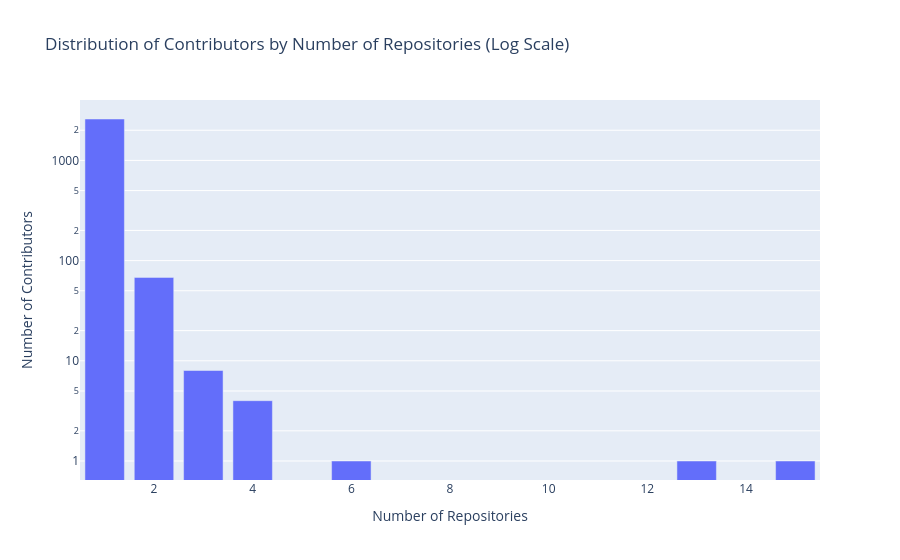
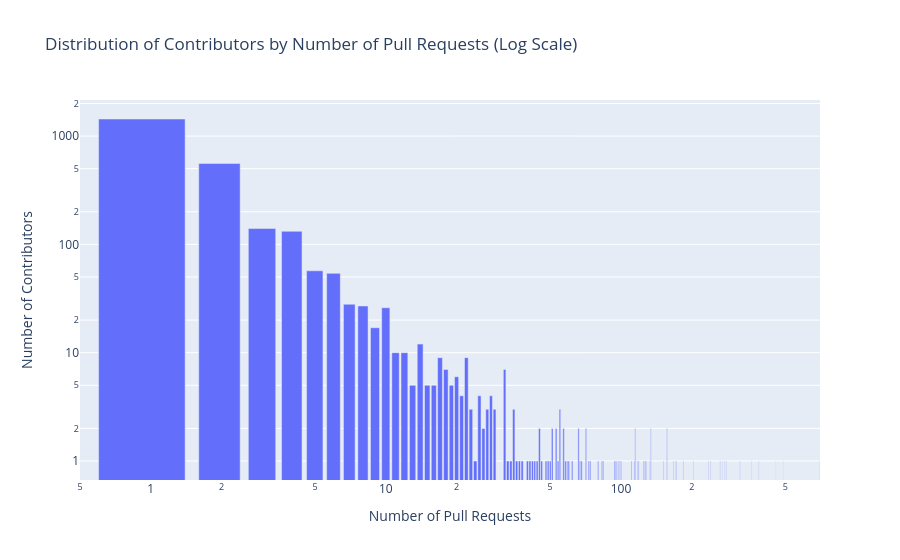

Source (notebook cell) for these figures, in order:
### Code cell
import pandas as pd

# Load the JSON file
commits_file = f"{path_data}/pull_requests.json"
df = pd.read_json(commits_file, lines=True)

# Group by contributor_id to find the number of unique repositories and total pull requests
contrib_repos = df.groupby('contributor_id')['repository'].nunique().reset_index(name='num_repositories')
contrib_commits = df.groupby('contributor_id')['repository'].count().reset_index(name='num_pull_requests')

# Merge the two DataFrames to get a summary for each contributor
contrib_summary = pd.merge(contrib_repos, contrib_commits, on='contributor_id')

import plotly.express as px

# Aggregate the data by the number of repositories and number of pull requests
repos_distribution = contrib_summary['num_repositories'].value_counts().reset_index()
repos_distribution.columns = ['num_repositories', 'count']

commits_distribution = contrib_summary['num_pull_requests'].value_counts().reset_index()
commits_distribution.columns = ['num_pull_requests', 'count']

# Create a bar chart for the number of repositories with log scale
fig_repos = px.bar(repos_distribution, x='num_repositories', y='count', 
                   title='Distribution of Contributors by Number of Repositories (Log Scale)',
                   labels={'num_repositories': 'Number of Repositories', 'count': 'Number of Contributors'},
                   log_y=True)

# Create a bar chart for the number of pull requests with log scale
fig_commits = px.bar(commits_distribution, x='num_pull_requests', y='count', 
                     title='Distribution of Contributors by Number of Pull Requests (Log Scale)',
                     labels={'num_pull_requests': 'Number of Pull Requests', 'count': 'Number of Contributors'},
                     log_x=True, log_y=True)

fig_repos.show()
fig_commits.show()

import ineqpy

# Calculate the Gini coefficient for the number of repositories
gini_repos = ineqpy.inequality.gini(repos_distribution['count'].values)
print(f'The Gini coefficient for the number of repositories across different contributors is {gini_repos}.')

# Calculate the Gini coefficient for the number of pull requests
gini_commits = ineqpy.inequality.gini(commits_distribution['count'].values)
print(f'The Gini coefficient for the number of pull requests across different contributors is {gini_commits}.')

### Figure 1 — Plotly figure (JSON) as saved in the notebook; plotly's stock layout.template omitted (floating-point values rounded to 4 significant figures)
{"data": [{"alignmentgroup": "True", "hovertemplate": "Number of Repositories=%{x}<br>Number of Contributors=%{y}<extra></extra>", "legendgroup": "", "marker": {"color": "#636efa", "pattern": {"shape": ""}}, "name": "", "offsetgroup": "", "orientation": "v", "showlegend": false, "textposition": "auto", "type": "bar", "x": [1, 2, 3, 4, 15, 13, 6], "xaxis": "x", "y": [2590, 68, 8, 4, 1, 1, 1], "yaxis": "y"}], "layout": {"barmode": "relative", "legend": {"tracegroupgap": 0}, "title": {"text": "Distribution of Contributors by Number of Repositories (Log Scale)"}, "xaxis": {"anchor": "y", "domain": [0, 1], "title": {"text": "Number of Repositories"}}, "yaxis": {"anchor": "x", "domain": [0, 1], "title": {"text": "Number of Contributors"}, "type": "log"}}}

### Figure 2 — Plotly figure (JSON) as saved in the notebook; plotly's stock layout.template omitted (floating-point values rounded to 4 significant figures)
{"data": [{"alignmentgroup": "True", "hovertemplate": "Number of Pull Requests=%{x}<br>Number of Contributors=%{y}<extra></extra>", "legendgroup": "", "marker": {"color": "#636efa", "pattern": {"shape": ""}}, "name": "", "offsetgroup": "", "orientation": "v", "showlegend": false, "textposition": "auto", "type": "bar", "x": [1, 2, 3, 4, 5, 6, 7, 8, 10, 9, 14, 12, 11, 17, 22, 32, 18, 20, 13, 19, 15, 16, 21, 28, 25, 27, 23, 29, 55, 35, 66, 26, 115, 45, 53, 71, 134, 157, 51, 57, 264, 42, 83, 73, 41, 50, 386, 241, 184, 24, 40, 171, 702, 37, 276, 126, 36, 43, 98, 111, 118, 38, 235, 455, 67, 167, 203, 74, 59, 84, 34, 125, 114, 172, 270, 96, 46, 133, 128, 100, 127, 321, 490, 48, 60, 95, 80, 94, 62, 152, 49, 68, 44, 280, 360, 54, 119, 33, 58], "xaxis": "x", "y": [1437, 559, 140, 132, 57, 54, 28, 27, 26, 17, 12, 10, 10, 9, 9, 7, 7, 6, 5, 5, 5, 5, 4, 4, 4, 3, 3, 3, 3, 3, 2, 2, 2, 2, 2, 2, 2, 2, 2, 2, 1, 1, 1, 1, 1, 1, 1, 1, 1, 1, 1, 1, 1, 1, 1, 1, 1, 1, 1, 1, 1, 1, 1, 1, 1, 1, 1, 1, 1, 1, 1, 1, 1, 1, 1, 1, 1, 1, 1, 1, 1, 1, 1, 1, 1, 1, 1, 1, 1, 1, 1, 1, 1, 1, 1, 1, 1, 1, 1], "yaxis": "y"}], "layout": {"barmode": "relative", "legend": {"tracegroupgap": 0}, "title": {"text": "Distribution of Contributors by Number of Pull Requests (Log Scale)"}, "xaxis": {"anchor": "y", "domain": [0, 1], "title": {"text": "Number of Pull Requests"}, "type": "log"}, "yaxis": {"anchor": "x", "domain": [0, 1], "title": {"text": "Number of Contributors"}, "type": "log"}}}
